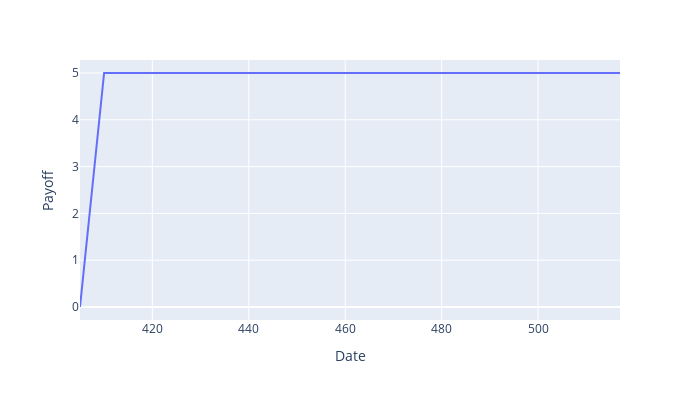

Notebook code for this chart:
### Markdown cell above
### Short 410 strike put payoff

### Code cell
payoff_short_put = put_payoff(spot,strike_short_put,premium_short_put)*-1.0

fig = px.line(x=spot,y=payoff_short_put)
fig.update_layout(height = 400, width = 700, xaxis_title = 'Date', yaxis_title = 'Payoff')

### Figure 1 — Plotly figure (JSON) as saved in the notebook; plotly's stock layout.template omitted (floating-point values rounded to 4 significant figures)
{"data": [{"hovertemplate": "x=%{x}<br>y=%{y}<extra></extra>", "legendgroup": "", "line": {"color": "#636efa", "dash": "solid"}, "marker": {"symbol": "circle"}, "mode": "lines", "name": "", "orientation": "v", "showlegend": false, "type": "scatter", "x": [405, 406, 407, 408, 409, 410, 411, 412, 413, 414, 415, 416, 417, 418, 419, 420, 421, 422, 423, 424, 425, 426, 427, 428, 429, 430, 431, 432, 433, 434, 435, 436, 437, 438, 439, 440, 441, 442, 443, 444, 445, 446, 447, 448, 449, 450, 451, 452, 453, 454, 455, 456, 457, 458, 459, 460, 461, 462, 463, 464, 465, 466, 467, 468, 469, 470, 471, 472, 473, 474, 475, 476, 477, 478, 479, 480, 481, 482, 483, 484, 485, 486, 487, 488, 489, 490, 491, 492, 493, 494, 495, 496, 497, 498, 499, 500, 501, 502, 503, 504, 505, 506, 507, 508, 509, 510, 511, 512, 513, 514, 515, 516, 517], "xaxis": "x", "y": [0, 1, 2, 3, 4, 5, 5, 5, 5, 5, 5, 5, 5, 5, 5, 5, 5, 5, 5, 5, 5, 5, 5, 5, 5, 5, 5, 5, 5, 5, 5, 5, 5, 5, 5, 5, 5, 5, 5, 5, 5, 5, 5, 5, 5, 5, 5, 5, 5, 5, 5, 5, 5, 5, 5, 5, 5, 5, 5, 5, 5, 5, 5, 5, 5, 5, 5, 5, 5, 5, 5, 5, 5, 5, 5, 5, 5, 5, 5, 5, 5, 5, 5, 5, 5, 5, 5, 5, 5, 5, 5, 5, 5, 5, 5, 5, 5, 5, 5, 5, 5, 5, 5, 5, 5, 5, 5, 5, 5, 5, 5, 5, 5], "yaxis": "y"}], "layout": {"height": 400, "legend": {"tracegroupgap": 0}, "margin": {"t": 60}, "width": 700, "xaxis": {"anchor": "y", "domain": [0, 1], "title": {"text": "Date"}}, "yaxis": {"anchor": "x", "domain": [0, 1], "title": {"text": "Payoff"}}}}
